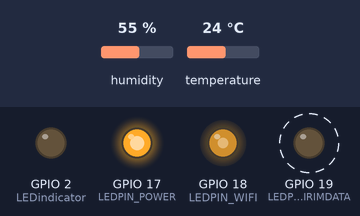
This sketch was run on a simulated ESP32. Shown: output pins drawn as LEDs (lit = HIGH). Dashed ring = blinking. The inputs (shaded band) are chosen by the test bench; at power-on: humidity 55 %, temperature 24 °C. WiFi joins after 1.5 s; servers stay silent unless stated; uploads are accepted with an empty reply; the local clock reads 2024-03-15 10:24:30 at power-on unless the sketch sets it; what the sketch prints to the serial monitor is not drawn.

Above: at 2.15 s.
Timing chart, 0 to 5.1 s (numbered marks = the images above):
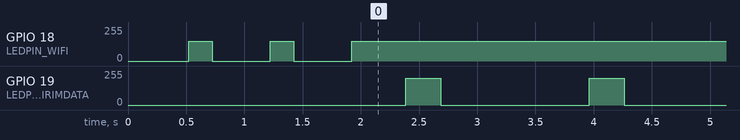

Measured:
- by itself, GPIO 19 (LEDPIN_KIRIMDATA): alternates 200/255 for 0.30 s and 0/255 for 1.3 s

The sketch:

websocketFinal.ino
```cpp
#include <WiFi.h>
#include <time.h>
#include <WiFiClientSecure.h>  // For HTTPS support
#include <HTTPClient.h>
#include <Adafruit_Sensor.h>
#include <DHT.h>
#include <DHT_U.h>
#include <WiFiUdp.h>

#define DHTPIN 27       // Pin for the DHT-11 sensor
#define MQ135PIN 32     // Pin for the MQ-135 sensor
#define MQ4PIN 33       // Metana
#define MQ137PIN 35     // CO2
#define LEDindicator 2  // Built-in LED for ESP32
#define LEDPIN_POWER 17
#define LEDPIN_WIFI 18
#define LEDPIN_KIRIMDATA 19

#define DHTTYPE DHT11  // DHT 11

// NTP server details
const char* ntpServer = "pool.ntp.org";
const long  gmtOffset_sec = 25200;  // Adjust for your timezone, e.g., 7 hours for UTC+7
const int   daylightOffset_sec = 0;
// wifi details
const char* ssid = "Redmi Note 12 Pro";
const char* password = "oktabrians";

String URL_temperature = "http://192.168.180.140:3000/data";

int id_alat_iot = 1;
const int tipe_data = 3;
const int metode_kirim_data = 1;
const int config_server = 1;

float t;  // Temperature
float h;  // Humidity
DHT_Unified dht(DHTPIN, DHTTYPE);
sensors_event_t event;

unsigned long previousMillis = 0;
const long interval = 60000;

// Calibration references
float referenceTemperature = 29.1;  // Reference temperature in °C
float referenceHumidity = 66;       // Reference humidity in %

float temperatureOffset = 0.0;
float humidityOffset = 0.0;

// Function to calibrate sensor readings
void calibrateSensor(float rawTemperature, float rawHumidity) {
  temperatureOffset = referenceTemperature - rawTemperature;
  humidityOffset = referenceHumidity - rawHumidity;
}

// Function to get calibrated sensor data
void getCalibratedData() {
  dht.temperature().getEvent(&event);
  float rawTemperature = event.temperature;
  dht.humidity().getEvent(&event);
  float rawHumidity = event.relative_humidity;

  // Apply calibration offsets
  t = rawTemperature + temperatureOffset;
  h = rawHumidity + humidityOffset;

  Serial.print("Raw Temperature: ");
  Serial.println(rawTemperature);
  Serial.print("Calibrated Temperature: ");
  Serial.println(t);

  Serial.print("Raw Humidity: ");
  Serial.println(rawHumidity);
  Serial.print("Calibrated Humidity: ");
  Serial.println(h);
}

void setup() {
  Serial.begin(115200);

  dht.begin();
  delay(5);

  pinMode(LEDindicator, OUTPUT);
  pinMode(LEDPIN_KIRIMDATA, OUTPUT);
  pinMode(LEDPIN_POWER, OUTPUT);
  pinMode(LEDPIN_WIFI, OUTPUT);
  pinMode(MQ135PIN, INPUT);
  delay(5);

  digitalWrite(LEDindicator, LOW);
  digitalWrite(LEDPIN_KIRIMDATA, LOW);
  digitalWrite(LEDPIN_POWER, LOW);
  digitalWrite(LEDPIN_WIFI, LOW);
  delay(5);
  digitalWrite(LEDPIN_POWER, HIGH);
  delay(5);

  Serial.println("Connecting to WiFi...");
  WiFi.begin(ssid, password);
  while (WiFi.status() != WL_CONNECTED) {
    delay(500);
    Serial.print(".");
    analogWrite(LEDPIN_WIFI, 150);
    delay(200);
    analogWrite(LEDPIN_WIFI, 0);
  }
  Serial.println("WiFi connected");
  analogWrite(LEDPIN_WIFI, 150);
  delay(10);
  Serial.println(WiFi.localIP());

  // Initial calibration
  dht.temperature().getEvent(&event);
  float initialTemperature = event.temperature;
  dht.humidity().getEvent(&event);
  float initialHumidity = event.relative_humidity;
  calibrateSensor(initialTemperature, initialHumidity);

   // Initialize NTP
  configTime(gmtOffset_sec, daylightOffset_sec, ntpServer);
}

void loop() {
  delay(10);
  getCalibratedData();
  sendDataSensor();
  delay(1000);
}

void sendDataSensor() {
  Serial.print("Sending Data ");
  dataSensorToHTTP(t, h, URL_temperature);
  delay(20);
}

String getFormattedTimestamp() {
  struct tm timeInfo;
  if (!getLocalTime(&timeInfo)) {
    Serial.println("Failed to obtain time");
    return "";
  }

  // Format waktu tanpa milidetik
  char buffer[30];
  strftime(buffer, sizeof(buffer), "%d/%m/%Y, %H:%M:%S", &timeInfo);

  // Dapatkan milidetik tiga digit
  int milliseconds = millis() % 1000;
  String millisecondsStr = String(milliseconds);

  // Tambahkan padding jika milidetik kurang dari tiga digit
  if (milliseconds < 10) {
    millisecondsStr = "00" + millisecondsStr;
  } else if (milliseconds < 100) {
    millisecondsStr = "0" + millisecondsStr;
  }

  // Gabungkan timestamp dengan milidetik
  String formattedTimestamp = String(buffer) + ":" + millisecondsStr;
  return formattedTimestamp;
}


void dataSensorToHTTP(float nilaisensor, float nilaisensor2, String URL) {
  getCalibratedData();
  delay(20);

  // Get the current timestamp
  String timestamp = getFormattedTimestamp();

  // Construct JSON payload
  String postData = "{\"id_alat\": " + String(id_alat_iot) +
                    ", \"temperature\": " + String(t, 1) +
                    ", \"humidity\": " + String(h, 1) +
                    ", \"kirimdata\": \"" + timestamp + "\"}";

  WiFiClient client;
  HTTPClient http;
  http.begin(client, URL);
  http.addHeader("Content-Type", "application/json");

  int httpCode = http.POST(postData);

  if (httpCode > 0) {
    Serial.println("Data sent successfully!");
    Serial.println("Response code: " + String(httpCode));
    String payload = http.getString();
    Serial.println("Server response: " + payload);
    blinkled();
  } else {
    Serial.println("Error in sending data.");
    Serial.print("HTTP error code: ");
    Serial.println(httpCode);
  }

  http.end();
}


void blinkled() {
  analogWrite(LEDPIN_KIRIMDATA, 200);
  delay(300);
  analogWrite(LEDPIN_KIRIMDATA, 0);
  delay(10);
}
```
